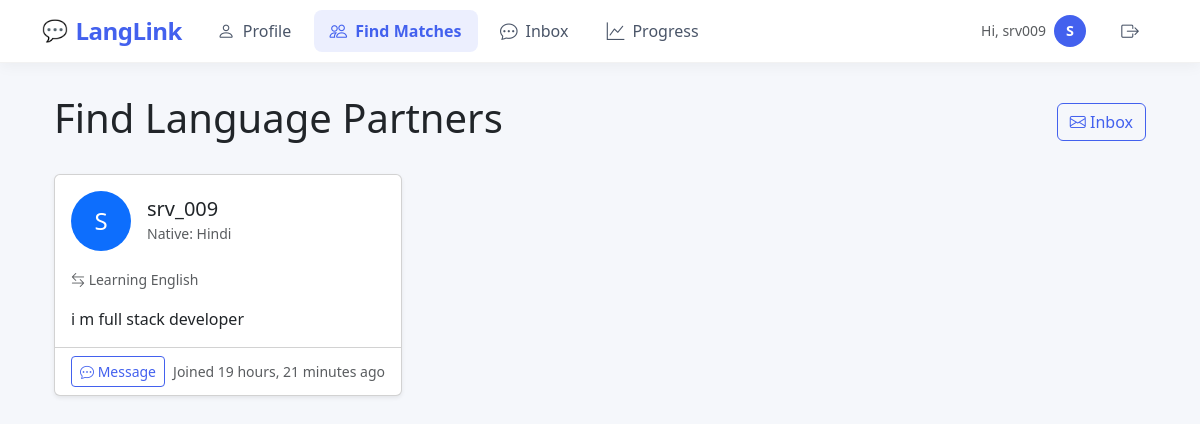
The page /matches/ (signed in) on the database as committed earlier.
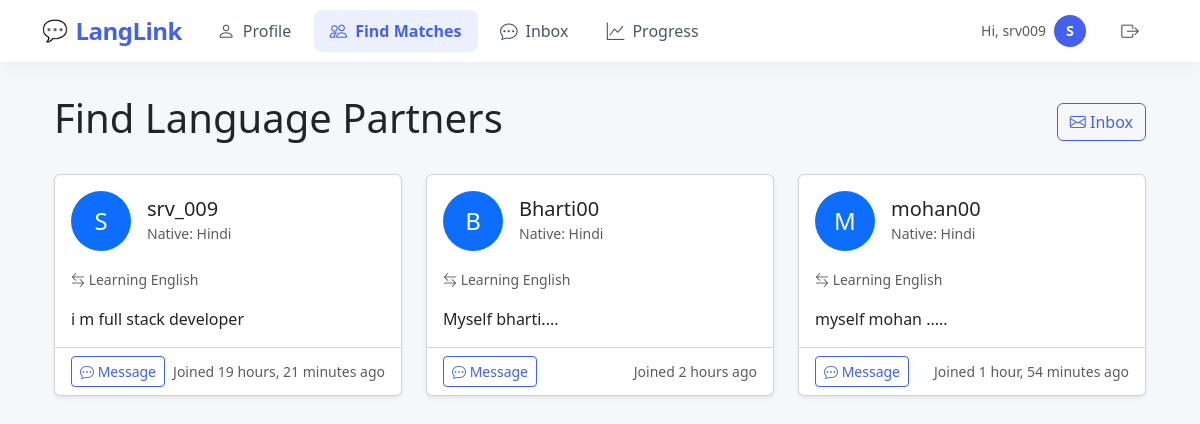
The same page on the database as committed later.
### main/models.py (models this page shows, shortened)
class Profile(models.Model):
    LANGUAGES = [
        ('en', 'English'),
        ('es', 'Spanish'),
        ('fr', 'French'),
        ('de', 'German'),
        ('it', 'Italian'),
        ('pt', 'Portuguese'),
        ('ru', 'Russian'),
        ('zh', 'Chinese'),
        ('ja', 'Japanese'),
        ('ko', 'Korean'),
        ('hi', 'Hindi'),
    ]
    user = models.OneToOneField(User, on_delete=models.CASCADE)
    native_language = models.CharField(max_length=2, choices=LANGUAGES)
    learning_language = models.CharField(max_length=2, choices=LANGUAGES)
    bio = models.TextField(max_length=500, blank=True)
    profile_picture = models.ImageField(upload_to=user_profile_picture_path, null=True, blank=True)
    created_at = models.DateTimeField(auto_now_add=True)
    updated_at = models.DateTimeField(auto_now=True)
    is_online = models.BooleanField(default=False)
    last_seen = models.DateTimeField(default=timezone.now)
    def get_potential_matches(self):
        return Profile.objects.filter(
            native_language=self.learning_language,
            learning_language=self.native_language
        ).exclude(user=self.user)

### main/views.py (the view)
# urls.py: path('matches/', views.matches_view, name='matches'),
@login_required
def matches_view(request):
    potential_matches = request.user.profile.get_potential_matches()
    return render(request, 'matches.html', {'matches': potential_matches})

### main/context_processors.py (called while the page is built)
def unread_messages_count(request):
    if request.user.is_authenticated:
        return {
            'unread_messages_count': Message.objects.filter(
                receiver=request.user,
                is_read=False
            ).count()
        }
    return {'unread_messages_count': 0}

### templates/matches.html (shortened to what this page needs)
{% extends 'base.html' %}
{% block content %}
<div class="container">
    <div class="d-flex justify-content-between align-items-center mb-4">
        <h1>Find Language Partners</h1>
        <a href="{% url 'main:inbox' %}" class="btn btn-outline-primary position-relative">
            <i class="bi bi-envelope"></i> Inbox
        </a>
    </div>
    <div class="row">
        {% if matches %}
            {% for match in matches %}
                <div class="col-md-6 col-lg-4 mb-4">
                    <div class="card h-100 shadow-sm">
                        <div class="card-body">
                            <div class="d-flex align-items-center mb-3">
                                <div class="flex-shrink-0">
                                    <div class="bg-primary text-white rounded-circle d-flex align-items-center justify-content-center" style="width: 60px; height: 60px; font-size: 1.5rem;">
                                        {{ match.user.username|slice:":1"|upper }}
                                    </div>
                                </div>
                                <div class="ms-3">
                                    <h5 class="mb-0">{{ match.user.username }}</h5>
                                    <small class="text-muted">Native: {{ match.get_native_language_display }}</small>
                                </div>
                            </div>
                            <p class="card-text">
                                <small class="text-muted">
                                    <i class="bi bi-arrow-left-right"></i>
                                    Learning {{ match.get_learning_language_display }}
                                </small>
                            </p>
                            {% if match.bio %}
                                <p class="card-text">{{ match.bio|truncatewords:20 }}</p>
                            {% else %}
                                <p class="card-text text-muted fst-italic">No bio provided</p>
                            {% endif %}
                        </div>
                        <div class="card-footer bg-transparent d-flex justify-content-between">
                            <a href="{% url 'main:chat_with_user' user_id=match.user.id %}" class="btn btn-sm btn-outline-primary">
                                <i class="bi bi-chat-dots"></i> Message
                            </a>
                            <span class="text-muted small align-self-center">
                                Joined {{ match.user.date_joined|timesince }} ago
                            </span>
                        </div>
                    </div>
                </div>
            {% endfor %}
        {% endif %}
    </div>
</div>
{% endblock %}

### templates/base.html (shortened to what this page needs)
<!DOCTYPE html>
<html lang="en">
<head>
    <link href="https://cdn.jsdelivr.net/npm/bootstrap@5.3.0/dist/css/bootstrap.min.css" rel="stylesheet">
    <link rel="stylesheet" href="https://cdn.jsdelivr.net/npm/bootstrap-icons@1.10.0/font/bootstrap-icons.css">
</head>
<body>
    <nav class="navbar navbar-expand-lg fixed-top">
        <div class="container">
            <a class="navbar-brand" href="{% url 'main:home' %}">LangLink</a>
            <div class="collapse navbar-collapse" id="navbarNav">
                {% if user.is_authenticated %}
                <ul class="navbar-nav me-auto">
                    <li class="nav-item">
                        <a class="nav-link {% if request.resolver_match.url_name == 'profile' %}active{% endif %}" href="{% url 'main:profile' %}">
                            <i class="bi bi-person"></i> Profile
                        </a>
                    </li>
                    <li class="nav-item">
                        <a class="nav-link {% if request.resolver_match.url_name == 'matches' %}active{% endif %}" href="{% url 'main:matches' %}">
                            <i class="bi bi-people"></i> Find Matches
                        </a>
                    </li>
                    <li class="nav-item">
                        <a class="nav-link position-relative {% if request.resolver_match.url_name == 'inbox' or request.resolver_match.url_name == 'chat' %}active{% endif %}" href="{% url 'main:inbox' %}">
                            <i class="bi bi-chat-dots"></i> Inbox
                        </a>
                    </li>
                    <li class="nav-item">
                        <a class="nav-link {% if request.resolver_match.url_name == 'progress_dashboard' %}active{% endif %}" href="{% url 'main:progress_dashboard' %}">
                            <i class="bi bi-graph-up"></i> Progress
                        </a>
                    </li>
                </ul>
                <ul class="navbar-nav">
                    <li class="nav-item d-flex align-items-center">
                        <div class="d-flex align-items-center me-3">
                            <span class="me-2 text-muted small d-none d-md-inline">Hi, {{ user.username }}</span>
                            <div class="user-avatar-small" style="width: 32px; height: 32px; background: var(--primary-color); color: white; border-radius: 50%; display: flex; align-items: center; justify-content: center; font-weight: 600; font-size: 0.9rem;">
                                {{ user.username|slice:":1"|upper }}
                            </div>
                        </div>
                        <a class="nav-link text-danger" href="{% url 'logout' %}" title="Logout">
                            <i class="bi bi-box-arrow-right"></i>
                        </a>
                    </li>
                </ul>
                {% endif %}
            </div>
        </div>
    </nav>
    <main class="container py-4">
        {% block content %}
        {% endblock %}
    </main>
</body>
</html>

### templates/base.html (style rules this page uses)
:root { --primary-color: #4361ee; --primary-light: #4895ef; --secondary-color: #3f37c9; --dark-color: #1a1a2e; --light-color: #f8f9fa; --success-color: #4cc9f0; --danger-color: #f72585; --border-radius: 0.5rem; }
body { padding-top: 70px; background-color: #f5f7fb; font-family: 'Segoe UI', system-ui, -apple-system, sans-serif; }
.navbar { background: white !important; box-shadow: 0 2px 15px rgba(0, 0, 0, 0.05); padding: 0.5rem 0; border-bottom: 1px solid rgba(0, 0, 0, 0.05); }
.navbar-brand { font-weight: 700; color: var(--primary-color) !important; font-size: 1.5rem; letter-spacing: -0.5px; display: flex; align-items: center; gap: 0.5rem; }
.navbar-brand::before { content: '💬'; font-size: 1.3rem; }
.nav-link { color: #4a5568 !important; font-weight: 500; padding: 0.5rem 1rem !important; margin: 0 0.2rem; border-radius: var(--border-radius); transition: all 0.2s ease; position: relative; }
.nav-link:hover, .nav-link.active { background: rgba(67, 97, 238, 0.1); color: var(--primary-color) !important; }
.nav-link.active { font-weight: 600; }
.navbar-nav .nav-link { display: flex; align-items: center; gap: 0.5rem; }
.navbar-nav .nav-link i { font-size: 1.1em; }
.btn-outline-primary { border-color: var(--primary-color); color: var(--primary-color); }

Rows that differ between the two databases and show on the page:
added Profile: user.username "B", user.username "Bharti00", native_language "Hindi", learning_language "English", bio "Myself bharti....", user.date_joined "2 hours"
added Profile: user.username "M", user.username "mohan00", native_language "Hindi", learning_language "English", bio "myself mohan .....", user.date_joined "1 hour, 54 minutes"
